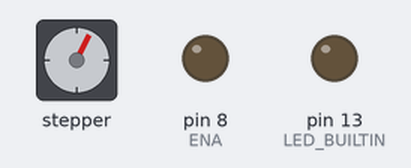
This sketch was run on a simulated Arduino Uno, built with avr-gcc and run on an emulated ATmega328P. Parts: stepper motor, output pins drawn as LEDs (lit = HIGH). Stepper angles assume 400 steps per turn.

Above: at 1.32 s.
At 10.11 s:
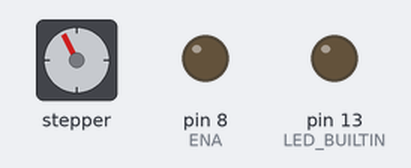
At 21.52 s:
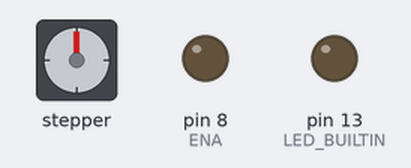
At 39.69 s:
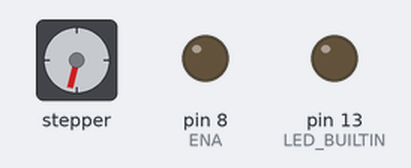
Timing chart, 0 to 40.0 s (numbered marks = the images above):
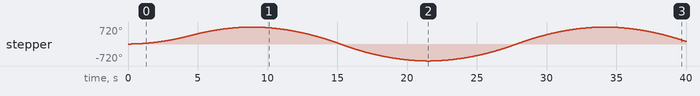

Measured:
- by itself, stepper: turns 720° clockwise in 8.6 s, then 1440° counter-clockwise in 12.4 s, then 1440° clockwise in 12.4 s, then 613° counter-clockwise in 5.7 s

The sketch:

main.ino
```cpp
#include <AccelStepper.h>

#define ENA 8
#define DIR 9
#define STEP 10

#define SPEED_MAX 1900

#define spoolCirc 94.2
#define stepsPerRotation 400
#define stepsPerMM (stepsPerRotation/spoolCirc)

AccelStepper stepper(AccelStepper::DRIVER, STEP, DIR);

bool goBack = false;
long lastMillis;

void setup() {
  pinMode(ENA, OUTPUT);
  digitalWrite(ENA, LOW);

  pinMode(LED_BUILTIN, OUTPUT);
  lastMillis = millis();
  stepper.setMaxSpeed(350);
  stepper.setAcceleration(40);
  stepper.moveTo(800);
}

void loop() {
  if (stepper.distanceToGo() == 0) {
    stepper.moveTo(-stepper.currentPosition());
  }
  stepper.run();
}
```
